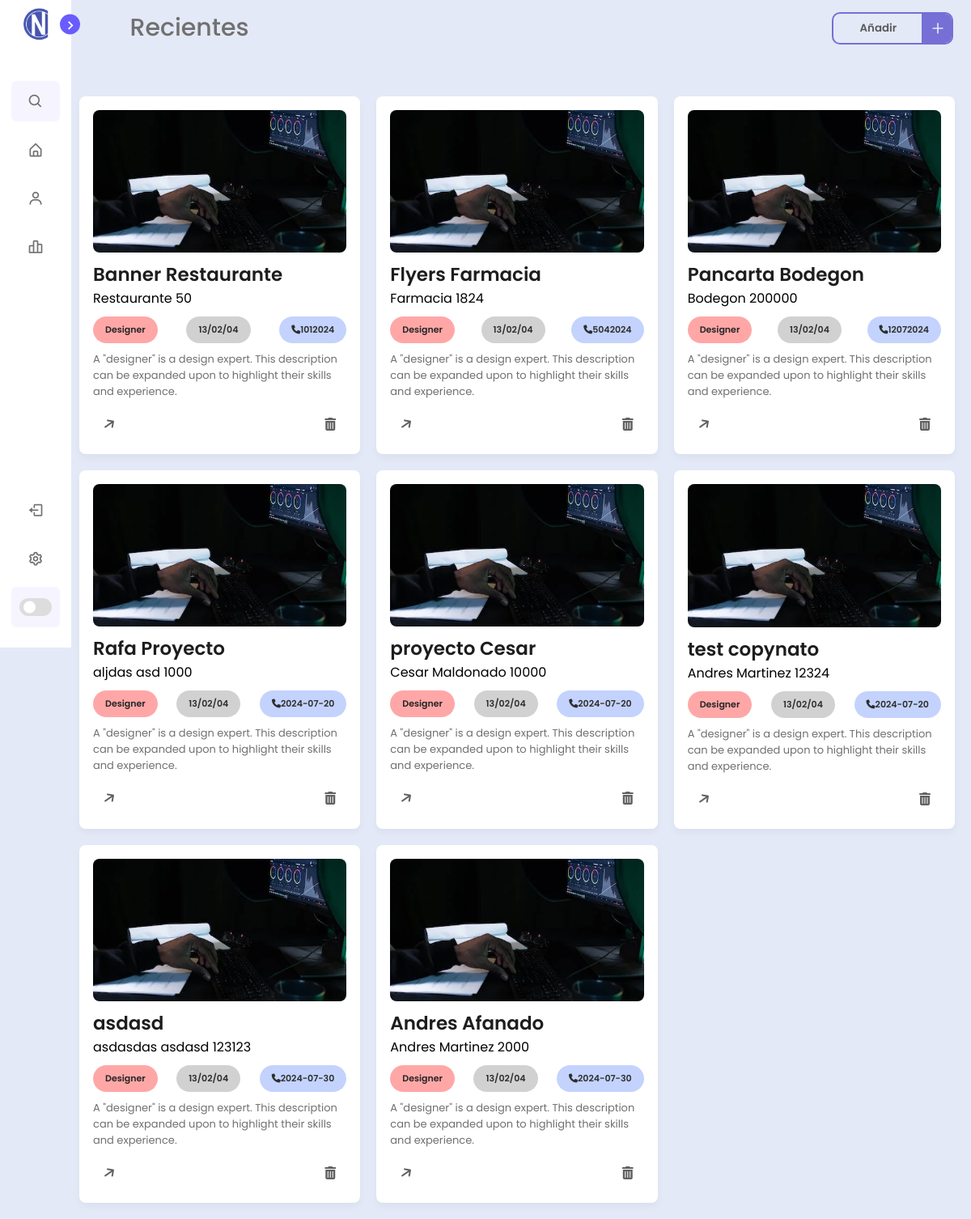
Page /home (signed in) on the committed database.
### tables this page shows
CREATE TABLE projects ( 
projectId INTEGER PRIMARY KEY AUTOINCREMENT, 
projectName TEXT,
projectDate INTEGER, 
projectCharge INTEGER, 
projectClient INTEGER, projectDescript TEXT, projectWorker TEXT,
FOREIGN KEY(projectDate) REFERENCES dateProject(projectDateId), 
FOREIGN KEY(projectCharge) REFERENCES chargeProject(projectChargeId), 
FOREIGN KEY(projectClient) REFERENCES clientProject(projectClientId) 
);

CREATE TABLE clientProject (

projectClientId INTEGER PRIMARY KEY AUTOINCREMENT,

projectClientName TEXT,

projectClientNumber INTEGER
);

CREATE TABLE chargeProject (

projectChargeId INTEGER PRIMARY KEY AUTOINCREMENT,

projectChargeCurrency INTEGER,

projectChargeInstallment INTEGER,

projectChargeBalance INTEGER,

projectChargeTotalPayment INTEGER,

FOREIGN KEY (projectChargeCurrency) REFERENCES typeCurrency(currencyTypeId)
);

CREATE TABLE dateProject (

projectDateId INTEGER PRIMARY KEY AUTOINCREMENT,

projectDateStart INTEGER,

projectDateFinished INTEGER
);

### new.py (the view)
@app.route("/home")
def home():
    function = try_home()
    return function

### new.py (called while the page is built)
@app.before_request
def before_request():
    if "username" in session:
        g.user = session["username"]
    else:
        g.user = None

### templates/home.html (shortened to what this page needs)
<!DOCTYPE html>
<html lang="en">
<head>
    <link rel="stylesheet" href="../static/css/main.css">
    <link rel="stylesheet" href="../static/css/scrollbar.css">
    <link rel="stylesheet" href="https://cdnjs.cloudflare.com/ajax/libs/font-awesome/6.4.2/css/all.min.css">
    <link href='https://unpkg.com/boxicons@2.1.1/css/boxicons.min.css' rel='stylesheet'>
</head>
<body>
    <nav class="sidebar close">
        <header>
            <div class="image-text">
                <span class="image">
                    <img src="../static/img/icon.ico" alt="iconcopy">
                </span>
            </div>
            <i class='bx bx-chevron-right toggle'></i>
        </header>
        <div class="menu-bar">
            <div class="menu">
                <li class="search-box">
                    <i class='bx bx-search icon'></i>
                </li>
                <ul class="menu-links">
                    <li class="nav-link">
                        <a href="{{ url_for('home') }}">
                            <i class='bx bx-home-alt icon'></i>
                        </a>
                    </li>
                    <li class="nav-link">
                        <a href="{{ url_for('clients') }}">
                            <i class='bx bx-user icon'></i>
                        </a>
                    </li>
                    <li class="nav-link">
                        <a href="#">
                            <i class='bx bx-bar-chart-alt-2 icon'></i>
                        </a>
                    </li>
                </ul>
            </div>
            <div class="bottom-content">
                <li class="">
                    <a href="{{ url_for('logout') }}">
                        <i class='bx bx-log-out icon'></i>
                    </a>
                </li>
                <li class="">
                    <a href="../templates/settings.html">
                        <i class='bx bx-cog icon'></i>
                    </a>
                </li>
                <li class="mode">
                    <div class="toggle-switch">
                        <span class="switch"></span>
                    </div>
                </li>
            </div>
        </div>
    </nav>
    <section class="home">
        <div class="home-header">
            <div class="text">Recientes</div>
            <button class="add-btn" type="button">
                <span class="button__text">Añadir</span>
                <span class="button__icon"><svg class="svg" fill="none" height="24" stroke="currentColor"
                        stroke-linecap="round" stroke-linejoin="round" stroke-width="2" viewBox="0 0 24 24"
                        width="24" xmlns="http://www.w3.org/2000/svg">
                        <line x1="12" x2="12" y1="5" y2="19"></line>
                        <line x1="5" x2="19" y1="12" y2="12"></line>
                    </svg></span>
            </button>
        </div>
        <div class="card-list" id="cardList">
            {% for item in filas %}
            <div class="card-item" data-job-type="designer">
                <img src="../static/img/editor.jpg" alt="Card Image">
                <p class="card-title">{{item[0]}}</p>
                <p class="card-name-container">
                    <span class="card-name">{{item[3]}}</span>
                    <span class="card-lastname">{{item[2]}}</span>
                </p>
                <p class="card-info">
                    <span class="job-title">Designer</span>
                    <span class="date">13/02/04</span>
                    <span class="phone"><i class="fas fa-phone"></i>{{item[1]}}</span>
                </p>
                <p class="card-description">A "designer" is a design expert. This description can be expanded upon to highlight their skills and experience.</p>
                <div class="actions">
                <div class="arrow">
                    <i class="fas fa-arrow-right card-icon"></i>
                </div>
                <div class="delete" style="cursor: pointer;">
                    <i class="fas fa-trash-alt" title="Borrar"></i>
                </div>
            </div>
        </div>
            {% endfor %}
        </div>
    </section>
</body>
</html>

### rows in the picture
projects: projectName "Banner Restaurante", projectClientName "Restaurante", projectChargeTotalPayment "50", projectDateStart "1012024"
projects: projectName "Flyers Farmacia", projectClientName "Farmacia", projectChargeTotalPayment "1824", projectDateStart "5042024"
projects: projectName "Pancarta Bodegon", projectClientName "Bodegon", projectChargeTotalPayment "200000", projectDateStart "12072024"
projects: projectName "Rafa Proyecto", projectClientName "aljdas asd", projectChargeTotalPayment "1000", projectDateStart "2024-07-20"
projects: projectName "proyecto Cesar", projectClientName "Cesar Maldonado", projectChargeTotalPayment "10000", projectDateStart "2024-07-20"
projects: projectName "test copynato", projectClientName "Andres Martinez", projectChargeTotalPayment "12324", projectDateStart "2024-07-20"
projects: projectName "asdasd", projectClientName "asdasdas asdasd", projectChargeTotalPayment "123123", projectDateStart "2024-07-30"
projects: projectName "Andres Afanado", projectClientName "Andres Martinez", projectChargeTotalPayment "2000", projectDateStart "2024-07-30"
